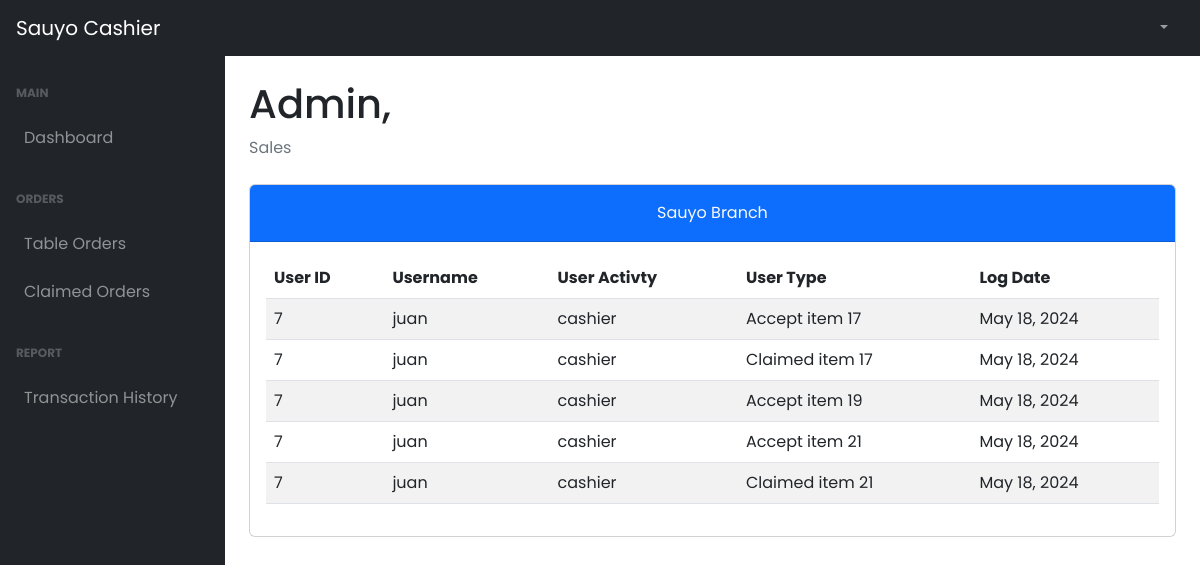
Before: /cashier2/transHistory.php (signed in) with the older database file.
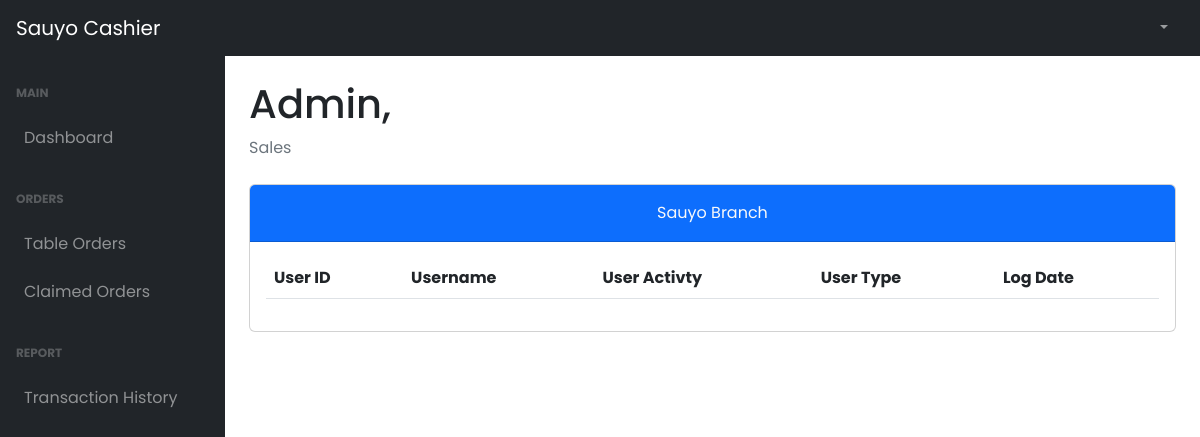
After: the same page with the newer database file.
### tables this page shows
CREATE TABLE `tbl_transactions` (
  `user_id` int(11) NOT NULL,
  `user_name` varchar(50) NOT NULL,
  `user_type` varchar(50) NOT NULL,
  `user_activity` varchar(100) NOT NULL,
  `activity_date` date NOT NULL,
  `branch_id` int(11) NOT NULL
);

CREATE TABLE `tbl_role` (
  `role_id` int(11) NOT NULL,
  `role_name` varchar(50) NOT NULL
);

### cashier2/transHistory.php (the view, shortened to what this page needs)
<!DOCTYPE html>
<html lang="en">
  <head>
    <link href="../plugins/dataTables.bootstrap5.min.css" rel="stylesheet" />
    <link href="../plugins/responsive.bootstrap5.min.css" rel="stylesheet" />
    <link href="../styles/bootstrap5-min.css" rel="stylesheet" />
    <link href="../styles/card-general.css" rel="stylesheet" />
  </head>
  <body class="sb-nav-fixed">
    <?php require_once("./navbar.php"); ?>
    <div id="layoutSidenav">
      <?php require_once("./sidebar.php"); ?>
      <div id="layoutSidenav_content">
        <main>
          <div class="container-fluid px-4">
            <h1 class="mt-4" id="full_name">Admin,</h1>
            <ol class="breadcrumb mb-4">
              <li class="breadcrumb-item active">Sales</li>
            </ol>
              <div class="card mb-5">
                    <div class="card-header bg-primary pt-3">
                        <div class="text-center">
                            <p class="card-title text-light">Sauyo Branch
                        </div>
                    </div>
                    <div class="card-body">
                      <table id="userAuditLogs" class="table table-striped nowrap" style="width:100%">
                        <thead>
                          <tr>
                            <th>User ID</th>
                            <th>Username</th>
                            <th>User Activty</th>
                            <th>User Type</th>
                            <th>Log Date</th>
                          </tr>
                        </thead>
                        <tbody>
                          <?php
                            $query = "SELECT ts.*, tr.role_name FROM tbl_transactions ts
                            INNER JOIN tbl_role tr ON tr.role_id = ts.user_type
                            WHERE branch_id = 2";
                            $stmt = $conn->prepare($query);
                            $stmt->execute();
                            $result = $stmt->get_result();
                              while ($data = $result->fetch_assoc()) {
                                $dateObject = new DateTime($data["activity_date"]);
                          ?>
                          <tr>
                            <td><?php echo $data['user_id'];?></td>
                            <td><?php echo $data['user_name'];?></td>
                            <td><?php echo $data['role_name'];?></td>
                            <td><?php echo $data['user_activity'];?></td>
                            <td><?php echo $dateObject->format('F j, Y'); ?></td>
                          </tr>
                          <?php
                            }
                          ?>
                        </tbody>
                      </table>
                    </div>
                  </div>
            </div>
      </main>
    </div>
  </div>
    <link rel="stylesheet" href="../styles/dataTables.min.css">
  </body>
</html>

Changed rows visible on the page:
removed tbl_transactions: user "7", user_name "juan", tbl_role.role_name "cashier", user_activity "Accept item 17", activity_date "May 18, 2024"
removed tbl_transactions: user "7", user_name "juan", tbl_role.role_name "cashier", user_activity "Claimed item 17", activity_date "May 18, 2024"
removed tbl_transactions: user "7", user_name "juan", tbl_role.role_name "cashier", user_activity "Accept item 19", activity_date "May 18, 2024"
removed tbl_transactions: user "7", user_name "juan", tbl_role.role_name "cashier", user_activity "Accept item 21", activity_date "May 18, 2024"
removed tbl_transactions: user "7", user_name "juan", tbl_role.role_name "cashier", user_activity "Claimed item 21", activity_date "May 18, 2024"
